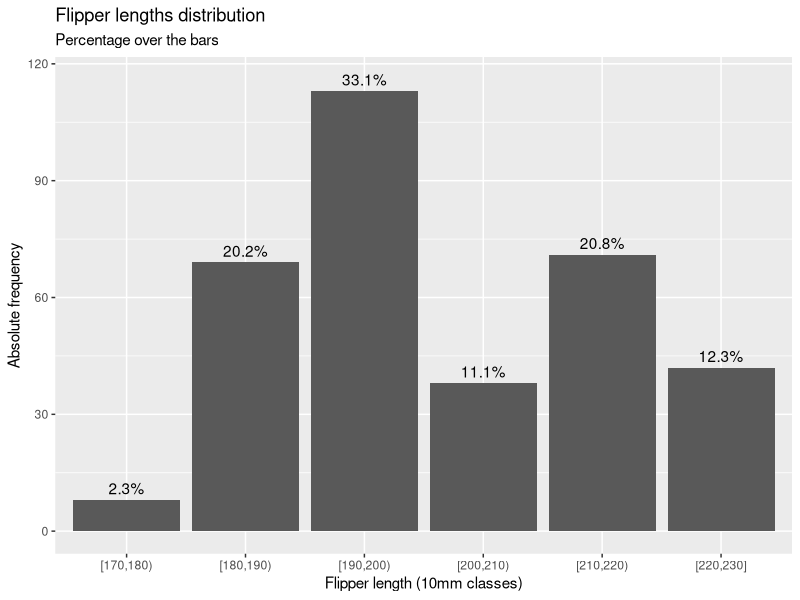

R code for this plot:
library(palmerpenguins)
library(ggplot2)

# Caricamento del dataset penguins dal pacchetto palmerpenguins
data("penguins")
penguins

# A. Trasformazione di una variabile numerica in una categorica

# Consideriamo la lunghezza delle pinne (flipper_length_mm)
# e la dividiamo in classi di 10mm

# Estrapoliamo la variabile flipper_length_mm ignorando i valori mancanti (NA)
flipper <- penguins$flipper_length_mm[!is.na(penguins$flipper_length_mm)]

# Determiniamo il range minimo e massimo dei valori della lunghezza delle pinne
# per stabilire i limiti delle classi
range(flipper)

# Creiamo i limiti delle classi con intervalli di 10mm
classes <- seq(170, 235, 10)

# Suddividiamo i valori in classi specifiche usando la funzione cut()
# - breaks = classes: definisce gli intervalli
# - include.lowest = TRUE: include il valore più basso nella prima classe
# - right = FALSE: gli intervalli sono chiusi a sinistra, ovvero [a, b)
flipper_cut <- cut(flipper, 
                   breaks = classes, 
                   include.lowest = TRUE, 
                   right = FALSE)

# Visualizziamo le prime righe della variabile categorizzata
head(flipper_cut)

# B. Creazione di una tabella di frequenza e trasformazione in data frame

# Creiamo una tabella che mostra la frequenza assoluta di ogni classe
flipper_df <- data.frame(table(flipper_cut))

# Rinominiamo le colonne per rendere il dataset più leggibile
colnames(flipper_df) <- c("flipper_length_mm", "absolute_freq")

# C. Calcolo delle frequenze relative e cumulative

# Calcoliamo la frequenza cumulativa assoluta, cioè il conteggio progressivo delle osservazioni
flipper_df$cumulative_absolute_freq <- cumsum(flipper_df$absolute_freq)

# Calcoliamo la frequenza relativa, ovvero la proporzione di ogni classe rispetto al totale
flipper_df$relative_freq <- flipper_df$absolute_freq / 
                            sum(flipper_df$absolute_freq)

# Calcoliamo la frequenza cumulativa relativa, cioè la somma progressiva delle frequenze relative
flipper_df$cumulative_relative_freq <- cumsum(flipper_df$relative_freq)

# D. Creazione di un grafico con ggplot2

# Creiamo un grafico a barre per rappresentare le frequenze delle classi
# - geom_col(): genera un grafico a barre
# - geom_text(): aggiunge etichette con le percentuali sopra ogni barra
# - nudge_y = 3: sposta leggermente il testo verso l'alto per una migliore leggibilità
ggplot(flipper_df, aes(x = flipper_length_mm, y = absolute_freq)) + 
    geom_col() + 
    geom_text(aes(label = paste0(round(relative_freq * 100, digits = 1), "%")), 
              nudge_y = 3) +
    labs(x = "Flipper length (10mm classes)", y = "Absolute frequency", 
         title = "Flipper lengths distribution",
         subtitle = "Percentage over the bars")
